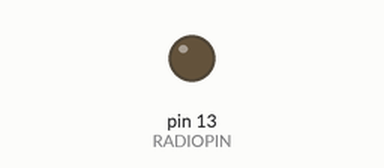
This sketch was run on a simulated Arduino Uno, built with avr-gcc and run on an emulated ATmega328P. Shown: output pins drawn as LEDs (lit = HIGH). What the sketch prints to the serial monitor is not drawn.

Above: at 0.51 s.
At 35.9 s:
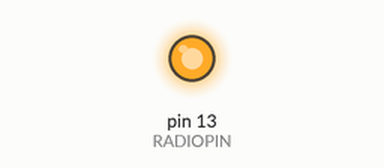
Timing chart, 0 to 40.0 s (numbered marks = the images above):
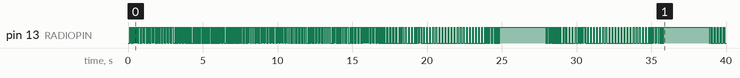

The sketch:

NTX2_with_AD22100s_GPS_V1_2.ino
```cpp
// (licence header left out)
#define RADIOPIN 13
#define AD22100S 0 //define temp sensor pin
#include <string.h>
#include <util/crc16.h>
#include <SoftwareSerial.h>
SoftwareSerial GPS(4, 5);  //RX pin 4, TX pin5
byte gps_set_sucess = 0 ;
char datastring[80];
unsigned char GPSdatastr[80];
long hold;
int Valout;
unsigned int ADCValue; //ADC = analog digital converter

void setup() {
  pinMode(RADIOPIN,OUTPUT);
  ADCValue = analogRead(AD22100S);
  GPS.begin(9600);
  // START OUR SERIAL DEBUG PORT
  Serial.begin(9600);
  sprintf(datastring," Route to Space RTS01");
  rtty_txstring (datastring);
  sprintf(datastring," 31/12/2012 CATHERTON");
  rtty_txstring (datastring);
  sprintf(datastring," Initialising....");
  rtty_txstring (datastring);
  //
  // THE FOLLOWING COMMAND SWITCHES MODULE TO 4800 BAUD
  // THEN SWITCHES THE SOFTWARE SERIAL TO 4,800 BAUD
  //
  GPS.print("$PUBX,41,1,0007,0003,4800,0*13\r\n");
  GPS.begin(4800);
  GPS.flush();

  //  THIS COMMAND SETS FLIGHT MODE AND CONFIRMS IT
  sprintf(GPSdatastr," Setting uBlox nav mode: ");
  rtty_txstring (GPSdatastr);
  uint8_t setNav[] = {
    0xB5, 0x62, 0x06, 0x24, 0x24, 0x00, 0xFF, 0xFF, 0x06, 0x03, 0x00, 0x00, 0x00, 0x00, 0x10, 0x27, 0x00, 0x00, 0x05, 0x00, 0xFA, 0x00, 0xFA, 0x00, 0x64, 0x00, 0x2C, 0x01, 0x00, 0x00, 0x00, 0x00, 0x00, 0x00, 0x00, 0x00, 0x00, 0x00, 0x00, 0x00, 0x00, 0x00, 0x16, 0xDC                   };
  while(!gps_set_sucess)
  {
    sendUBX(setNav, sizeof(setNav)/sizeof(uint8_t));
    gps_set_sucess=getUBX_ACK(setNav);
  }
  gps_set_sucess=0;
}

void loop() {

  while(1)
  {
    if(GPS.available())
    {
      // THIS IS THE MAIN LOOP JUST READS IN FROM THE GPS SERIAL AND ECHOS OUT TO THE radio.
    //  Serial.write(GPS.read());
      sprintf(datastring,"%d", GPS.read());
     //**--** Bookmark.  Up to here with writing code code
    }

  unsigned int CHECKSUM = gps_CRC16_checksum(datastring);  // Calculates the checksum for this datastring
  char checksum_str[6];
  sprintf(checksum_str, "*%04X\n", CHECKSUM);
  strcat(datastring,checksum_str);
  rtty_txstring (datastring);
  delay(2000);
  }

  Valout = map(ADCValue, 0, 1024, -50, 150);
  sprintf(datastring,"RTTY TEST BEACON, the temperature is %d DEG C", Valout); // Puts the text in the datastring
  unsigned int CHECKSUM = gps_CRC16_checksum(datastring);  // Calculates the checksum for this datastring
  char checksum_str[6];
  sprintf(checksum_str, "*%04X\n", CHECKSUM);
  strcat(datastring,checksum_str);

  rtty_txstring (datastring);
  delay(2000);
}

// Send a byte array of UBX protocol to the GPS
void sendUBX(uint8_t *MSG, uint8_t len) {
  for(int i=0; i<len; i++) {
    GPS.write(MSG[i]);
    sprintf(GPSdatastr, MSG[i], HEX);
    rtty_txstring (GPSdatastr);
  }
  GPS.println();
}
// Calculate expected UBX ACK packet and parse UBX response from GPS
boolean getUBX_ACK(uint8_t *MSG) {
  uint8_t b;
  uint8_t ackByteID = 0;
  uint8_t ackPacket[10];
  unsigned long startTime = millis();
  Serial.print(" * Reading ACK response: ");

  // Construct the expected ACK packet
  ackPacket[0] = 0xB5;	// header
  ackPacket[1] = 0x62;	// header
  ackPacket[2] = 0x05;	// class
  ackPacket[3] = 0x01;	// id
  ackPacket[4] = 0x02;	// length
  ackPacket[5] = 0x00;
  ackPacket[6] = MSG[2];	// ACK class
  ackPacket[7] = MSG[3];	// ACK id
  ackPacket[8] = 0;		// CK_A
  ackPacket[9] = 0;		// CK_B

  // Calculate the checksums
  for (uint8_t i=2; i<8; i++) {
    ackPacket[8] = ackPacket[8] + ackPacket[i];
    ackPacket[9] = ackPacket[9] + ackPacket[8];
  }

  while (1) {

    // Test for success
    if (ackByteID > 9) {
      // All packets in order!
     sprintf(GPSdatastr," (SUCCESS!)");
      return true;
    }

    // Timeout if no valid response in 3 seconds
    if (millis() - startTime > 3000) {
      sprintf(GPSdatastr," (FAILED!)");
      return false;
    }

    // Make sure data is available to read
    if (GPS.available()) {
      b = GPS.read();

      // Check that bytes arrive in sequence as per expected ACK packet
      if (b == ackPacket[ackByteID]) {
        ackByteID++;
        Serial.print(b, HEX);
      }
      else {
        ackByteID = 0;	// Reset and look again, invalid order
      }

    }
  }
}

void rtty_txstring (char * string)
{

  /* Simple function to sent a char at a time to
   	** rtty_txbyte function.
   	** NB Each char is one byte (8 Bits)
   	*/

  char c;

  c = *string++;

  while ( c != '\0')
  {
    rtty_txbyte (c);
    c = *string++;
  }
}


void rtty_txbyte (char c)
{
  /* Simple function to sent each bit of a char to
   	** rtty_txbit function.
   	** NB The bits are sent Least Significant Bit first
   	**
   	** All chars should be preceded with a 0 and
   	** proceded with a 1. 0 = Start bit; 1 = Stop bit
   	**
   	*/

  int i;

  rtty_txbit (0); // Start bit

  // Send bits for for char LSB first

  for (i=0;i<7;i++) // Change this here 7 or 8 for ASCII-7 / ASCII-8
  {
    if (c & 1) rtty_txbit(1);

    else rtty_txbit(0);

    c = c >> 1;

  }

  rtty_txbit (1); // Stop bit
  rtty_txbit (1); // Stop bit
}

void rtty_txbit (int bit)
{
  if (bit)
  {
    // high
    digitalWrite(RADIOPIN, HIGH);
  }
  else
  {
    // low
    digitalWrite(RADIOPIN, LOW);

  }

  //                  delayMicroseconds(3370); // 300 baud
  delayMicroseconds(10000); // For 50 Baud uncomment this and the line below.
  delayMicroseconds(10150); // You can't do 20150 it just doesn't work as the
                            // largest value that will produce an accurate delay is 16383
                            // See : http://arduino.cc/en/Reference/DelayMicroseconds

}

uint16_t gps_CRC16_checksum (char *string)
{
  size_t i;
  uint16_t crc;
  uint8_t c;

  crc = 0xFFFF;

  // Calculate checksum ignoring the first two $s
  for (i = 2; i < strlen(string); i++)
  {
    c = string[i];
    crc = _crc_xmodem_update (crc, c);
  }

  return crc;
}
```
